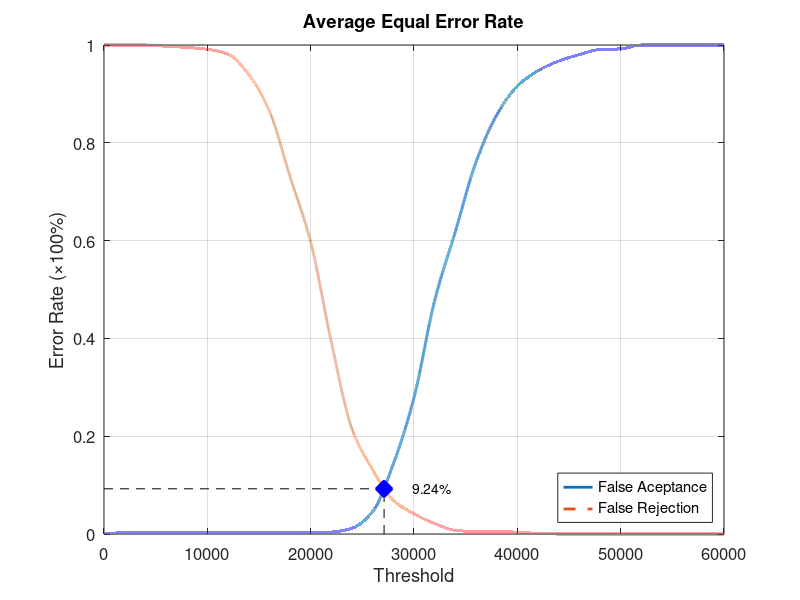
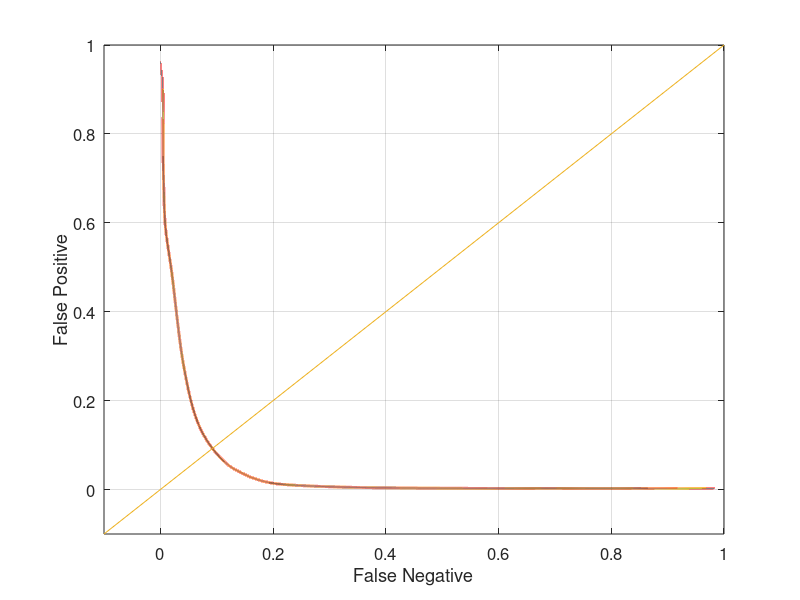

These figures' MATLAB source, in order:
function yEER = Experiment5Average
close all;
clear;
clc;
x = 0:2000:60000;
xq = 0:0.5:60000;

y0 = [0 0.00263158 0.00263158 0.00263158 0.00263158 0.00263158 0.00263158 0.00263158 0.00263158 0.00263158 0.00263158 0.00394737 0.0118421 0.0460526 0.143421 0.278947 0.477632 0.618421 0.760526 0.856579 0.915789 0.947368 0.967105 0.980263 0.990789 0.992105 1 1 1 1 1];
yy0 = interp1(x, y0, xq, 'pchip');
y1 = [1 1 1 0.9975 0.995 0.99125 0.98125 0.94 0.865 0.73125 0.5975 0.3925 0.215 0.13125 0.06875 0.04125 0.02125 0.0075 0.005 0.005 0.00375 0.00125 0 0 0 0 0 0 0 0 0];
yy1 = interp1(x, y1, xq, 'pchip');

% Calculating EER: 
y2 = abs(y0 - y1);
find(y2 == min(y2))
yy2 = abs(yy0 - yy1);
xEER = find(yy2 == min(yy2));
xEERIndex = xq(xEER) % X-axis EER
yEER = yy0(xEER) % Y-axis EER

main = figure
plot(xq, yy0,'-','LineWidth', 2);	hold on
plot(xq, yy1,'--','LineWidth', 2);	hold on
plot([xEERIndex xEERIndex], [0 yEER], 'k--');	hold on
plot([0 xEERIndex], [yEER yEER], 'k--');	hold on
plot(xEERIndex, yEER, 'bx', 'LineWidth', 10);	hold on
text(xEERIndex + 10 * xEERIndex / 100, yEER, [num2str(round((10000 * yEER)) / 100) '%'])
legend('False Aceptance', 'False Rejection', 'Location', 'SouthEast')
xlabel('Threshold')
ylabel('Error Rate (\times100%)')
title('Average Equal Error Rate')
set(gca, 'FontSize', 12)
axis([0 60000 0 1])
grid on

print(main, 'Experiment5AverageMain', '-dpng');
FNRxFPR = figure('Color', [1 1 1]);
plot(yy1, yy0, '-', yy1, yy0, 'LineWidth', 2);
hold on
y = -0.1:0.1:1
plot(y, y); 
set(gca, 'FontSize', 12)
xlabel('False Negative')
ylabel('False Positive')
axis([-0.1 1 -0.1 1])
set(gca, 'FontSize', 12)
grid on

print(FNRxFPR, 'Experiment5AverageFNRxFPR','-dpng');
end
